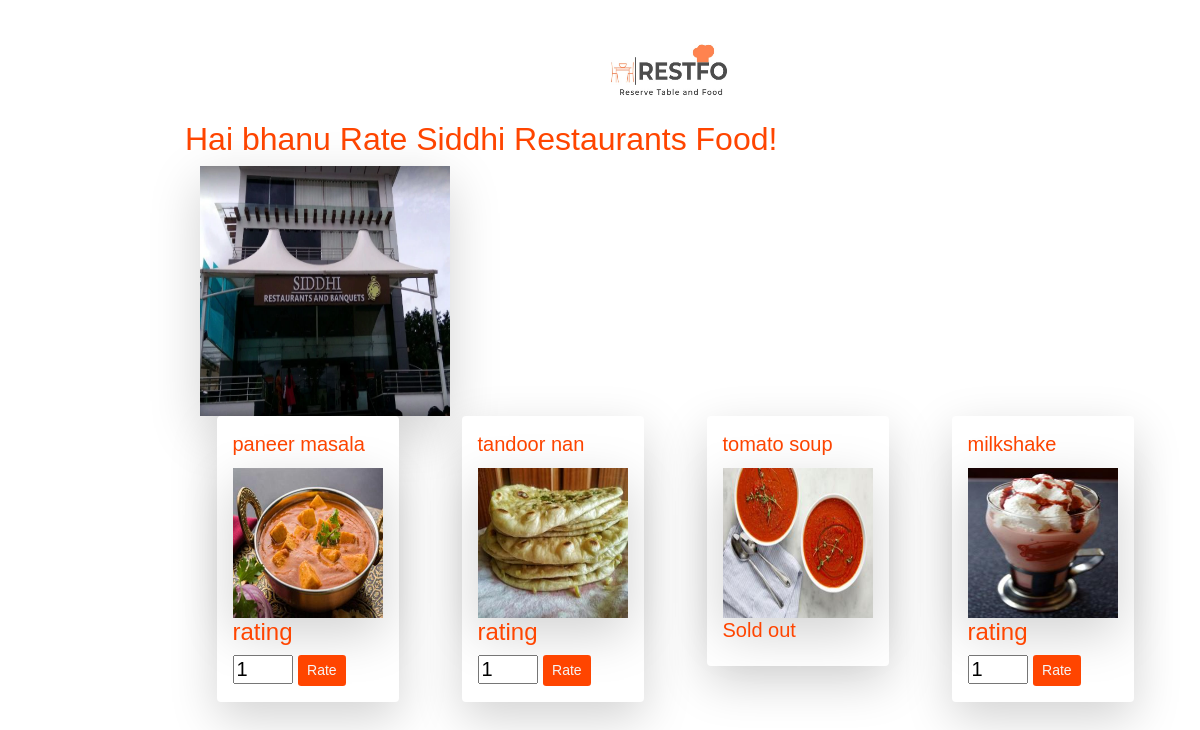
/MenuRating/siddhi (signed in), run on the app's committed database.
### restaurant/models.py (models this page shows)
class User(AbstractUser):
    is_customer = models.BooleanField(default=False)
    is_restaurant = models.BooleanField(default=False)
    first_name = models.CharField(max_length=100)
    last_name = models.CharField(max_length=100)

class Restaurant(models.Model):
    user = models.OneToOneField(User, on_delete = models.CASCADE, primary_key = True)
    Restaurant_Name=models.CharField(max_length=100)
    gmail = models.CharField(max_length=50,null=True)
    lat = models.FloatField(default=lat)
    lon = models.FloatField(default=lng)
    Address=models.CharField(max_length=500)
    Restaurant_Type=models.CharField(max_length=50)
    Food_Type=models.CharField(max_length=50)
    Restaurant_Image = models.ImageField(default='rest_logo/default.jpg', upload_to='rest_logo')
    Country=models.CharField(max_length=50,default=country)
    State=models.CharField(max_length=50,default=state)
    district=models.CharField(max_length=50,default=district)
    sub_zone=models.CharField(max_length=50,default=sub_zone)
    contact = PhoneNumberField(blank=True)
    Payment_No = PhoneNumberField(blank=True)

### menu/models.py (models this page shows, shortened)
class Menu(models.Model):
    food_type = [('Starters','Starters'),('Main Course','Main Course'),
    ('Indian Breads','Indian Breads'),('Snacks','Snacks'),('Deserts','Deserts'),('Ice Creams','Ice Creams')]
    status=[('unav','Unavailable'),('av','Available')]
    id 		 = models.AutoField(primary_key=True)
    fname 		= models.CharField(max_length=30,blank=False,default='val None')
    r_id     = models.ForeignKey(Restaurant,on_delete=models.CASCADE)
    price    = models.IntegerField(blank=False)
    category 	= models.CharField(max_length=50,blank=False,choices=food_type,default='val None')
    veg         = models.BooleanField(default=True)
    availability = models.CharField(max_length=15,default='Unavailable',choices=status)
    quantity = models.IntegerField(blank=False,default=0)
    Image = models.ImageField(default='/menuimg/default.jpg', upload_to='media')
    rating =  models.IntegerField(blank=False,default=0)
    no_of_rated = models.IntegerField(blank=False,default=0)

### menu/views.py (the view, shortened to what this page needs)
# urls.py: path('MenuRating/<str:restid>',views.rating,name="MenuRating"),
@login_required
def rating(request,restid):
    menu = Menu.objects.filter(r_id__user__username = restid)
    rest_user = RestUser.objects.get(user__username = restid)
    return render(request,'menu/ratings.html',context={'Menu':menu,'rest_user':rest_user})

### menu/templates/menu/ratings.html (shortened to what this page needs)
<!doctype html>
<html lang="en">
  <head>
    <link rel="stylesheet" href="https://stackpath.bootstrapcdn.com/bootstrap/4.1.3/css/bootstrap.min.css">
    <link rel="stylesheet" href="https://stackpath.bootstrapcdn.com/bootstrap/4.1.3/css/bootstrap.min.css">
    <link rel="stylesheet" href="https://use.fontawesome.com/releases/v5.5.0/css/all.css">
  </head>
  <body>
    {% load static %}
    <div class="container-fluid">
      <div class="d-flex justify-content-center">
        <img src="{% static 'restafo_logo.jpeg' %}" alt="My image" height="100px" width="150px"/>
      </div>
      <h2>Hai {{user}} Rate {{rest_user.Restaurant_Name}} Food!</h2>
      <div class="col-md-4">
        <img class="rounded-square shadow-lg" height="250" width="250" src="{{rest_user.Restaurant_Image.url }}" >
      </div>
      <div class="container-fluid">
        <div class="row">
        {% for val in Menu %}
        <div class="col-sm">
        <div class="d-flex justify-content-center" >
          <div class="shadow-lg p-3 mb-5 bg-white rounded">
               <form action="" method="GET">{% csrf_token %}
                <h5 class="card-title">{{val.fname}}</h5>
                <img class="rounded-square shadow-lg" height="150" width="150" src="{{ val.Image.url }}">
                {% if val.availability == "av" %}
                <h4>rating</h4>
                <input type="number" id="rate" name="rate" value =1 min="1" max="5">
                <input type="submit" value="Rate"  onclick=myFunction() name="submit" class="btn-sm btn">
                {% endif %}
                {% if val.availability == "unav" %}
                <h5 class= "text: danger">Sold out</h5>
                {% endif %}
                </form>
          </div>
        </div>
      </div>
       {% endfor %}
        </div>
      </div>
</body>
</html>

### menu/templates/menu/ratings.html (style rules this page uses)
body { font: 20px Arial; color: orangered; margin: 20px; padding-left: 150px; }
input[type=submit] { background-color: orangered; color: whitesmoke; cursor: pointer; }

### data on the page
User: username "bhanu"
Restaurant: Restaurant_Name "Siddhi Restaurants", Restaurant_Image (picture)
Menu: fname "paneer masala", Image (picture)
Menu: fname "tandoor nan", Image (picture)
Menu: fname "tomato soup", Image (picture), availability "Sold out"
Menu: fname "milkshake", Image (picture)
